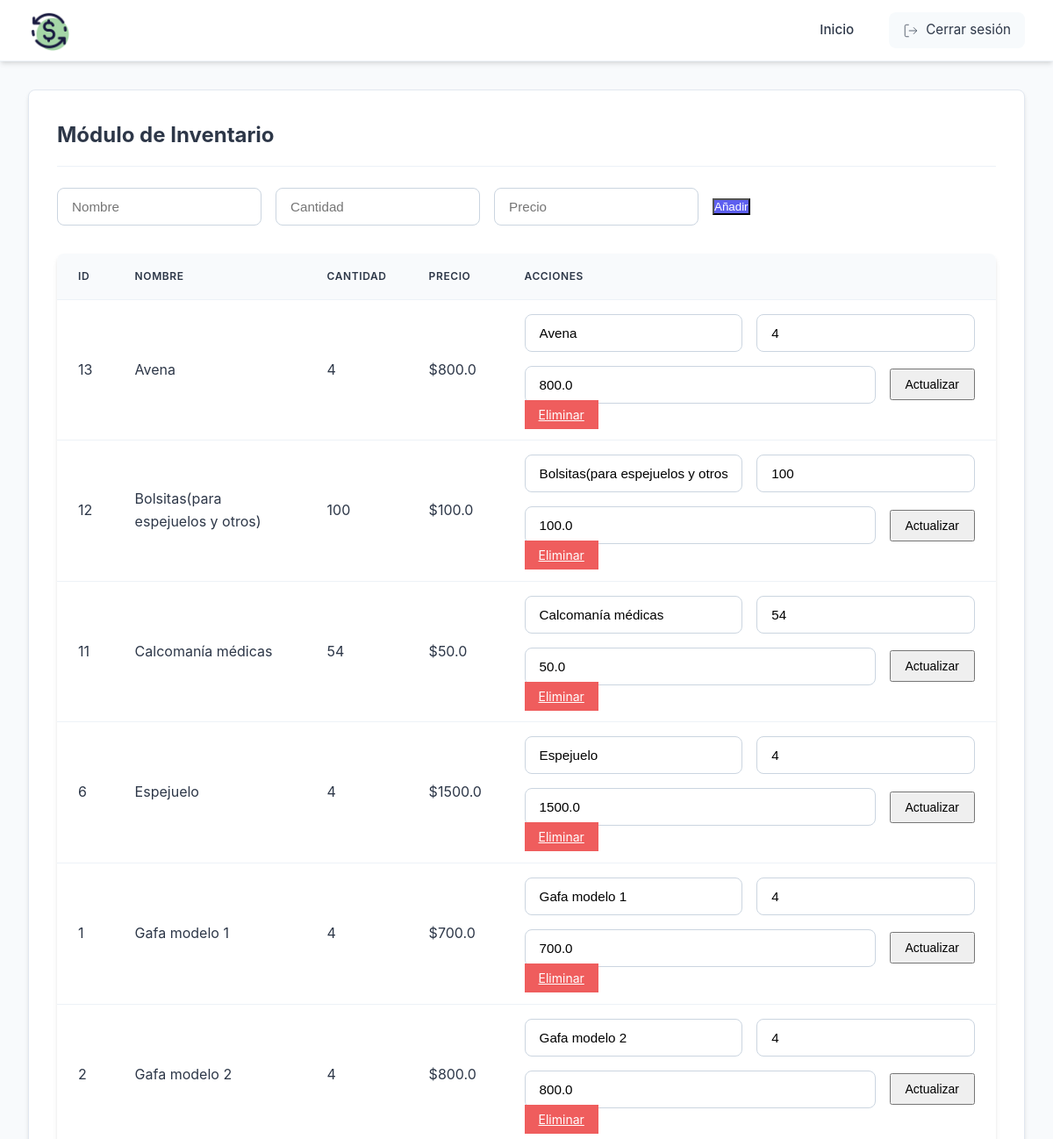
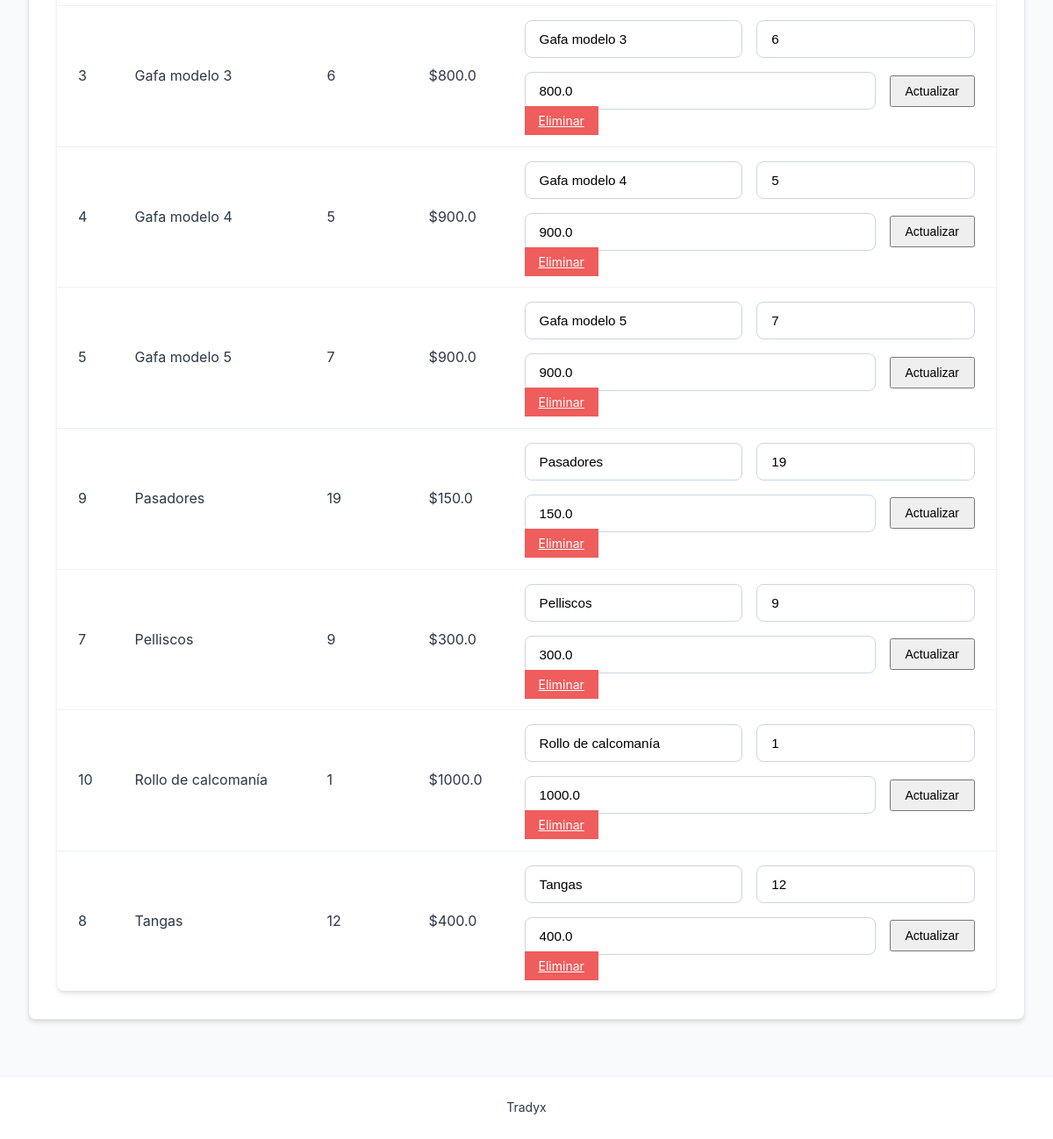
Before: /inventory (signed in) with the older database file (2 pictures, top to bottom).
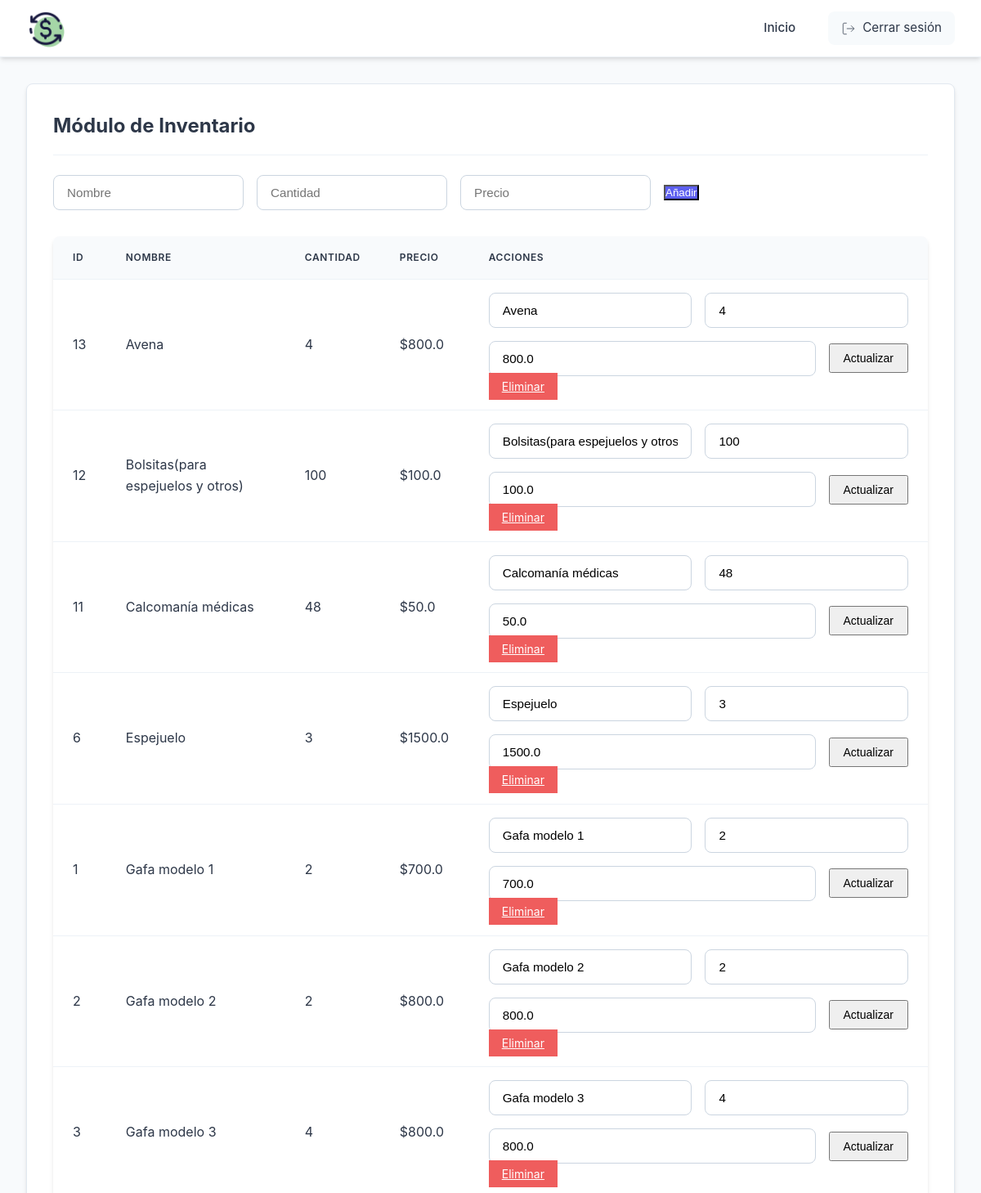
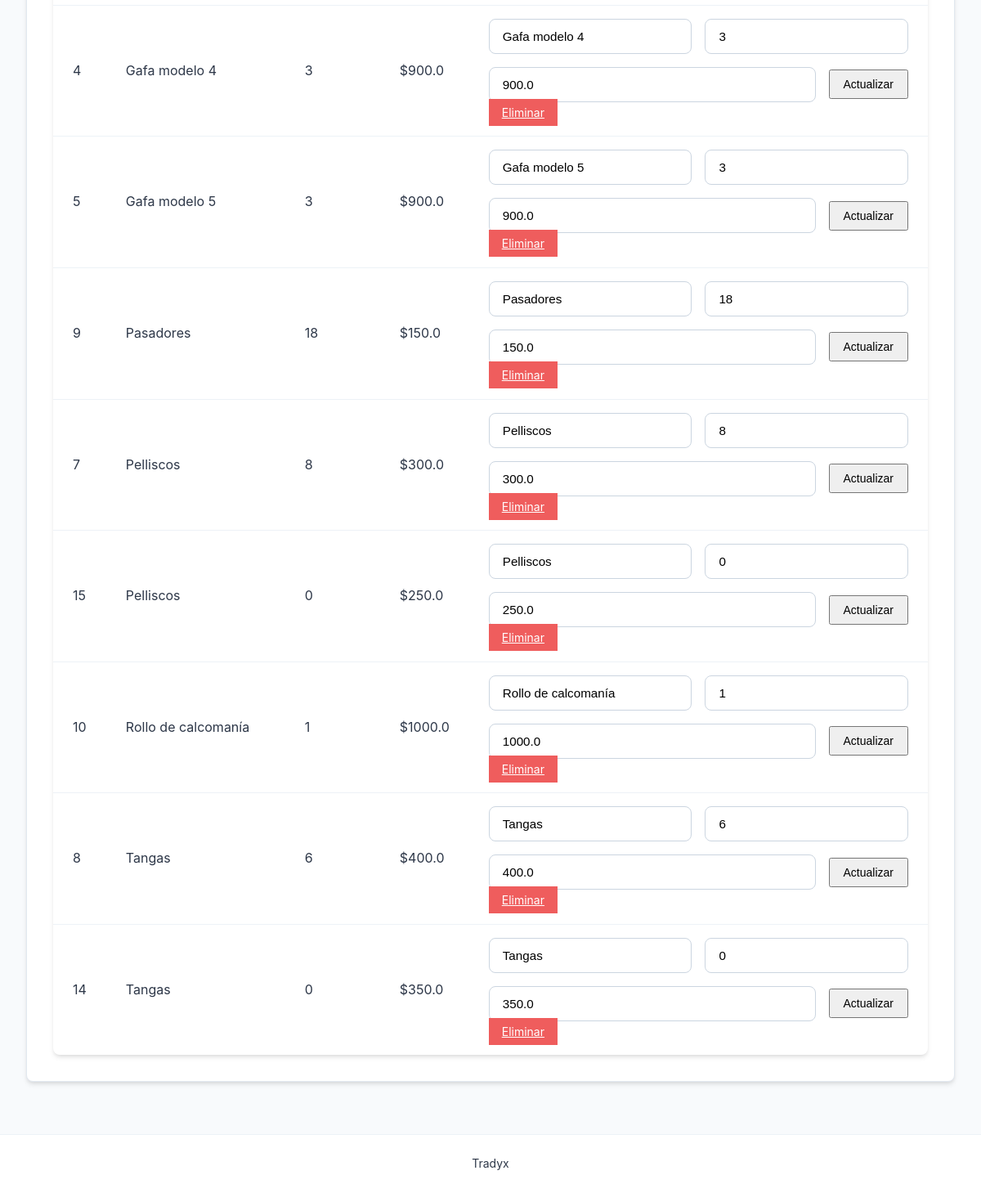
After: the same page with the newer database file (2 pictures, top to bottom).
### models.py (models this page shows, shortened)
class Product(db.Model):
    __tablename__ = 'product'
    id = db.Column(db.Integer, primary_key=True)
    name = db.Column(db.String(100), nullable=False)
    quantity = db.Column(db.Integer, nullable=False)
    price = db.Column(db.Float, nullable=False)
    daily_sales = db.Column(db.Integer, default=0)

### app.py (the view, shortened to what this page needs)
@app.route('/inventory', methods=['GET', 'POST'])
@login_required
def inventory():
    products = Product.query.order_by(Product.name).all()
    return render_template('inventory.html', products=products)

### app.py (called while the page is built)
def login_required(f):
    @wraps(f)
    def decorated_function(*args, **kwargs):
        if 'user_id' not in session:
            flash('Por favor inicie sesión primero', 'danger')
            return redirect(url_for('login'))
        return f(*args, **kwargs)
    return decorated_function

### templates/inventory.html (shortened to what this page needs)
{% extends "base.html" %}
{% block content %}
<div class="module-container">
    <h2>Módulo de Inventario</h2>
    <div class="actions">
    {% if session['role'] == 'admin' %}
        <form action="{{ url_for('inventory') }}" method="post" class="inline-form">
            <input type="text" name="name" placeholder="Nombre" required>
            <input type="number" name="quantity" placeholder="Cantidad" required>
            <input type="number" step="0.01" name="price" placeholder="Precio" required>
            <button type="submit" class="btn-primary">Añadir</button>
        </form>
    {% endif %}
</div>
    <table class="data-table">
        <thead>
            <tr>
                <th>ID</th>
                <th>Nombre</th>
                <th>Cantidad</th>
                <th>Precio</th>
                <th>Acciones</th>
            </tr>
        </thead>
        <tbody>
            {% for product in products %}
            <tr>
                <td>{{ product.id }}</td>
                <td>{{ product.name }}</td>
                <td>{{ product.quantity }}</td>
                <td>${{ product.price }}</td>
                <td>
                    {% if session['role'] == 'admin' %}
                        <form action="{{ url_for('update_product', product_id=product.id) }}" method="post" class="inline-form">
                            <input type="text" name="name" value="{{ product.name }}" required>
                            <input type="number" name="quantity" value="{{ product.quantity }}" required>
                            <input type="number" step="0.01" name="price" value="{{ product.price }}" required>
                            <button type="submit" class="btn-small">Actualizar</button>
                        </form>
                        <a href="{{ url_for('delete_product', product_id=product.id) }}" class="btn-small btn-danger">Eliminar</a>
                    {% else %}
                        <span class="text-muted">Solo lectura</span>
                    {% endif %}
                </td>
            </tr>
            {% endfor %}
        </tbody>
    </table>
</div>
{% endblock %}

Changed rows visible on the page:
changed Product "Calcomanía médicas": quantity "54" → "48"
changed Product "Espejuelo": quantity "4" → "3"
changed Product "Gafa modelo 1": quantity "4" → "2"
changed Product "Gafa modelo 2": quantity "4" → "2"
changed Product "Gafa modelo 3": quantity "6" → "4"
changed Product "Gafa modelo 4": quantity "5" → "3"
changed Product "Gafa modelo 5": quantity "7" → "3"
changed Product "Pasadores": quantity "19" → "18"
changed Product id 7: quantity "9" → "8"
added Product: id "15", name "Pelliscos", quantity "0", price "250.0"
changed Product id 8: quantity "12" → "6"
added Product: id "14", name "Tangas", quantity "0", price "350.0"
